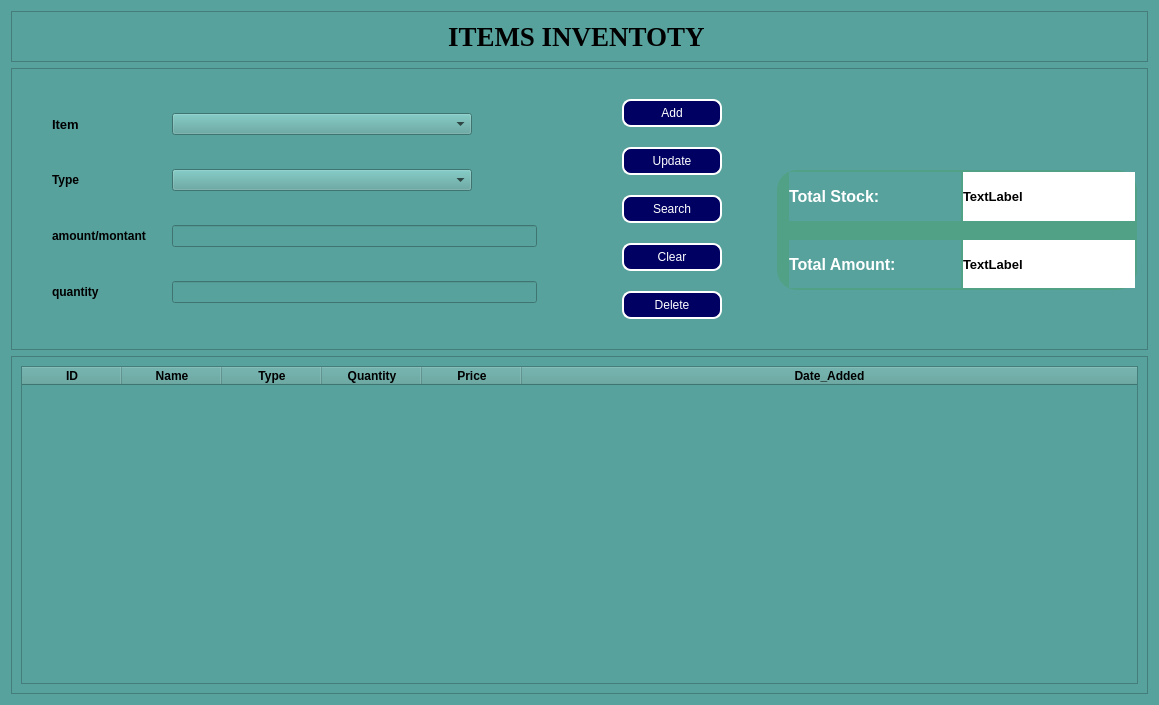
<?xml version="1.0" encoding="UTF-8"?>
<ui version="4.0">
 <class>Form</class>
 <widget class="QWidget" name="Form">
  <property name="geometry">
   <rect>
    <x>0</x>
    <y>0</y>
    <width>1159</width>
    <height>705</height>
   </rect>
  </property>
  <property name="windowTitle">
   <string>Form</string>
  </property>
  <property name="styleSheet">
   <string notr="true">background-color: rgb(88, 162, 157);</string>
  </property>
  <layout class="QVBoxLayout" name="verticalLayout_2">
   <item>
    <widget class="QFrame" name="frame">
     <property name="minimumSize">
      <size>
       <width>1038</width>
       <height>0</height>
      </size>
     </property>
     <property name="frameShape">
      <enum>QFrame::StyledPanel</enum>
     </property>
     <property name="frameShadow">
      <enum>QFrame::Raised</enum>
     </property>
     <layout class="QVBoxLayout" name="verticalLayout">
      <item alignment="Qt::AlignHCenter">
       <widget class="QLabel" name="label_8">
        <property name="font">
         <font>
          <family>Times New Roman</family>
          <pointsize>20</pointsize>
          <bold>true</bold>
         </font>
        </property>
        <property name="text">
         <string>ITEMS INVENTOTY </string>
        </property>
       </widget>
      </item>
     </layout>
    </widget>
   </item>
   <item>
    <widget class="QFrame" name="frame_2">
     <property name="styleSheet">
      <string notr="true">#frame_2{

padding: 10px;

}

#frame_3{
	height: 80px;
	border-radius: 20px;
	background-color: rgb(81, 161, 134);
	padding-left: 10px;
	color: rgb(255, 255, 255);

}
QPushButton{
	color: white;
	border-radius: 9px;
	border: 2px solid white;
	background-color: rgb(0, 0, 99);
	padding: 2px;
	height: 20px;
	font: 700 11pt &quot;Segoe UI&quot;;
}

QPushButton::hover{
	background-color: rgb(255, 98, 46);
}

QComboBox::hover{
	background-color: rgb(255, 255, 255);
}
QSpinBox::hover{
	background-color: rgb(255, 255, 255);
}</string>
     </property>
     <property name="frameShape">
      <enum>QFrame::StyledPanel</enum>
     </property>
     <property name="frameShadow">
      <enum>QFrame::Raised</enum>
     </property>
     <layout class="QHBoxLayout" name="horizontalLayout">
      <property name="spacing">
       <number>25</number>
      </property>
      <property name="leftMargin">
       <number>0</number>
      </property>
      <property name="topMargin">
       <number>0</number>
      </property>
      <property name="rightMargin">
       <number>0</number>
      </property>
      <property name="bottomMargin">
       <number>0</number>
      </property>
      <item>
       <layout class="QGridLayout" name="gridLayout_3">
        <item row="0" column="0">
         <layout class="QGridLayout" name="gridLayout">
          <property name="leftMargin">
           <number>30</number>
          </property>
          <property name="topMargin">
           <number>20</number>
          </property>
          <property name="rightMargin">
           <number>30</number>
          </property>
          <property name="bottomMargin">
           <number>20</number>
          </property>
          <property name="horizontalSpacing">
           <number>10</number>
          </property>
          <property name="verticalSpacing">
           <number>20</number>
          </property>
          <item row="0" column="3">
           <widget class="QComboBox" name="itemsSelect">
            <property name="minimumSize">
             <size>
              <width>200</width>
              <height>0</height>
             </size>
            </property>
            <property name="maximumSize">
             <size>
              <width>300</width>
              <height>16777215</height>
             </size>
            </property>
           </widget>
          </item>
          <item row="1" column="3">
           <widget class="QComboBox" name="itemtype">
            <property name="maximumSize">
             <size>
              <width>300</width>
              <height>16777215</height>
             </size>
            </property>
           </widget>
          </item>
          <item row="1" column="0">
           <widget class="QLabel" name="label">
            <property name="minimumSize">
             <size>
              <width>90</width>
              <height>0</height>
             </size>
            </property>
            <property name="maximumSize">
             <size>
              <width>40</width>
              <height>16777215</height>
             </size>
            </property>
            <property name="font">
             <font>
              <bold>true</bold>
             </font>
            </property>
            <property name="text">
             <string>Type</string>
            </property>
           </widget>
          </item>
          <item row="4" column="0">
           <widget class="QLabel" name="label_4">
            <property name="minimumSize">
             <size>
              <width>90</width>
              <height>0</height>
             </size>
            </property>
            <property name="maximumSize">
             <size>
              <width>40</width>
              <height>16777215</height>
             </size>
            </property>
            <property name="font">
             <font>
              <bold>true</bold>
             </font>
            </property>
            <property name="text">
             <string>quantity</string>
            </property>
           </widget>
          </item>
          <item row="0" column="0">
           <widget class="QLabel" name="label_2">
            <property name="minimumSize">
             <size>
              <width>90</width>
              <height>0</height>
             </size>
            </property>
            <property name="maximumSize">
             <size>
              <width>40</width>
              <height>16777215</height>
             </size>
            </property>
            <property name="font">
             <font>
              <pointsize>10</pointsize>
              <bold>true</bold>
             </font>
            </property>
            <property name="text">
             <string>Item</string>
            </property>
           </widget>
          </item>
          <item row="3" column="0">
           <widget class="QLabel" name="label_3">
            <property name="minimumSize">
             <size>
              <width>110</width>
              <height>0</height>
             </size>
            </property>
            <property name="maximumSize">
             <size>
              <width>40</width>
              <height>16777215</height>
             </size>
            </property>
            <property name="font">
             <font>
              <bold>true</bold>
             </font>
            </property>
            <property name="text">
             <string>amount/montant</string>
            </property>
           </widget>
          </item>
          <item row="3" column="3">
           <widget class="QLineEdit" name="itemAmount"/>
          </item>
          <item row="4" column="3">
           <widget class="QLineEdit" name="itemquantity"/>
          </item>
         </layout>
        </item>
        <item row="0" column="1">
         <layout class="QGridLayout" name="gridLayout_2">
          <property name="leftMargin">
           <number>30</number>
          </property>
          <property name="topMargin">
           <number>20</number>
          </property>
          <property name="rightMargin">
           <number>30</number>
          </property>
          <property name="bottomMargin">
           <number>20</number>
          </property>
          <property name="horizontalSpacing">
           <number>10</number>
          </property>
          <property name="verticalSpacing">
           <number>20</number>
          </property>
          <item row="1" column="0">
           <widget class="QPushButton" name="pushButton_8">
            <property name="minimumSize">
             <size>
              <width>100</width>
              <height>0</height>
             </size>
            </property>
            <property name="maximumSize">
             <size>
              <width>100</width>
              <height>16777215</height>
             </size>
            </property>
            <property name="text">
             <string>Update</string>
            </property>
           </widget>
          </item>
          <item row="4" column="0">
           <widget class="QPushButton" name="pushButton">
            <property name="minimumSize">
             <size>
              <width>100</width>
              <height>0</height>
             </size>
            </property>
            <property name="maximumSize">
             <size>
              <width>100</width>
              <height>16777215</height>
             </size>
            </property>
            <property name="text">
             <string>Delete</string>
            </property>
           </widget>
          </item>
          <item row="0" column="0">
           <widget class="QPushButton" name="pushButton_2">
            <property name="minimumSize">
             <size>
              <width>100</width>
              <height>0</height>
             </size>
            </property>
            <property name="maximumSize">
             <size>
              <width>100</width>
              <height>16777215</height>
             </size>
            </property>
            <property name="text">
             <string>Add</string>
            </property>
           </widget>
          </item>
          <item row="3" column="0">
           <widget class="QPushButton" name="pushButton_7">
            <property name="minimumSize">
             <size>
              <width>100</width>
              <height>0</height>
             </size>
            </property>
            <property name="maximumSize">
             <size>
              <width>100</width>
              <height>16777215</height>
             </size>
            </property>
            <property name="text">
             <string>Clear</string>
            </property>
           </widget>
          </item>
          <item row="2" column="0">
           <widget class="QPushButton" name="pushButton_9">
            <property name="minimumSize">
             <size>
              <width>100</width>
              <height>0</height>
             </size>
            </property>
            <property name="maximumSize">
             <size>
              <width>100</width>
              <height>16777215</height>
             </size>
            </property>
            <property name="text">
             <string>Search</string>
            </property>
           </widget>
          </item>
         </layout>
        </item>
       </layout>
      </item>
      <item>
       <widget class="QFrame" name="frame_3">
        <property name="minimumSize">
         <size>
          <width>360</width>
          <height>120</height>
         </size>
        </property>
        <property name="maximumSize">
         <size>
          <width>350</width>
          <height>77</height>
         </size>
        </property>
        <property name="styleSheet">
         <string notr="true">

#label_5,#label_6{
	color: rgb(255, 255, 255);
border-radius:1px;
}
#totalpriceLabel,#totalstockLabel{
	background-color: rgb(255, 255, 255);
}</string>
        </property>
        <property name="frameShape">
         <enum>QFrame::StyledPanel</enum>
        </property>
        <property name="frameShadow">
         <enum>QFrame::Raised</enum>
        </property>
        <layout class="QGridLayout" name="gridLayout_5">
         <property name="leftMargin">
          <number>2</number>
         </property>
         <property name="topMargin">
          <number>2</number>
         </property>
         <property name="rightMargin">
          <number>2</number>
         </property>
         <property name="bottomMargin">
          <number>2</number>
         </property>
         <property name="horizontalSpacing">
          <number>2</number>
         </property>
         <property name="verticalSpacing">
          <number>19</number>
         </property>
         <item row="0" column="1">
          <widget class="QLabel" name="totalstockLabel">
           <property name="font">
            <font>
             <pointsize>10</pointsize>
             <bold>true</bold>
            </font>
           </property>
           <property name="text">
            <string>TextLabel</string>
           </property>
          </widget>
         </item>
         <item row="1" column="0">
          <widget class="QLabel" name="label_6">
           <property name="font">
            <font>
             <pointsize>12</pointsize>
             <bold>true</bold>
            </font>
           </property>
           <property name="text">
            <string>Total Amount:</string>
           </property>
          </widget>
         </item>
         <item row="1" column="1">
          <widget class="QLabel" name="totalpriceLabel">
           <property name="font">
            <font>
             <pointsize>10</pointsize>
             <bold>true</bold>
            </font>
           </property>
           <property name="text">
            <string>TextLabel</string>
           </property>
          </widget>
         </item>
         <item row="0" column="0">
          <widget class="QLabel" name="label_5">
           <property name="font">
            <font>
             <pointsize>12</pointsize>
             <bold>true</bold>
            </font>
           </property>
           <property name="text">
            <string>Total Stock:</string>
           </property>
          </widget>
         </item>
        </layout>
       </widget>
      </item>
     </layout>
    </widget>
   </item>
   <item>
    <widget class="QFrame" name="frame_4">
     <property name="styleSheet">
      <string notr="true">background-color: rgb(88, 162, 157);</string>
     </property>
     <property name="frameShape">
      <enum>QFrame::StyledPanel</enum>
     </property>
     <property name="frameShadow">
      <enum>QFrame::Raised</enum>
     </property>
     <layout class="QGridLayout" name="gridLayout_4">
      <item row="0" column="0">
       <widget class="QTableWidget" name="tableWidget">
        <attribute name="horizontalHeaderStretchLastSection">
         <bool>true</bool>
        </attribute>
        <column>
         <property name="text">
          <string>ID</string>
         </property>
         <property name="font">
          <font>
           <bold>true</bold>
          </font>
         </property>
        </column>
        <column>
         <property name="text">
          <string>Name</string>
         </property>
         <property name="font">
          <font>
           <bold>true</bold>
          </font>
         </property>
        </column>
        <column>
         <property name="text">
          <string>Type</string>
         </property>
         <property name="font">
          <font>
           <bold>true</bold>
          </font>
         </property>
        </column>
        <column>
         <property name="text">
          <string>Quantity</string>
         </property>
         <property name="font">
          <font>
           <bold>true</bold>
          </font>
         </property>
        </column>
        <column>
         <property name="text">
          <string>Price</string>
         </property>
         <property name="font">
          <font>
           <bold>true</bold>
          </font>
         </property>
        </column>
        <column>
         <property name="text">
          <string>Date_Added</string>
         </property>
         <property name="font">
          <font>
           <bold>true</bold>
          </font>
         </property>
        </column>
       </widget>
      </item>
     </layout>
    </widget>
   </item>
  </layout>
 </widget>
 <resources/>
 <connections/>
</ui>
